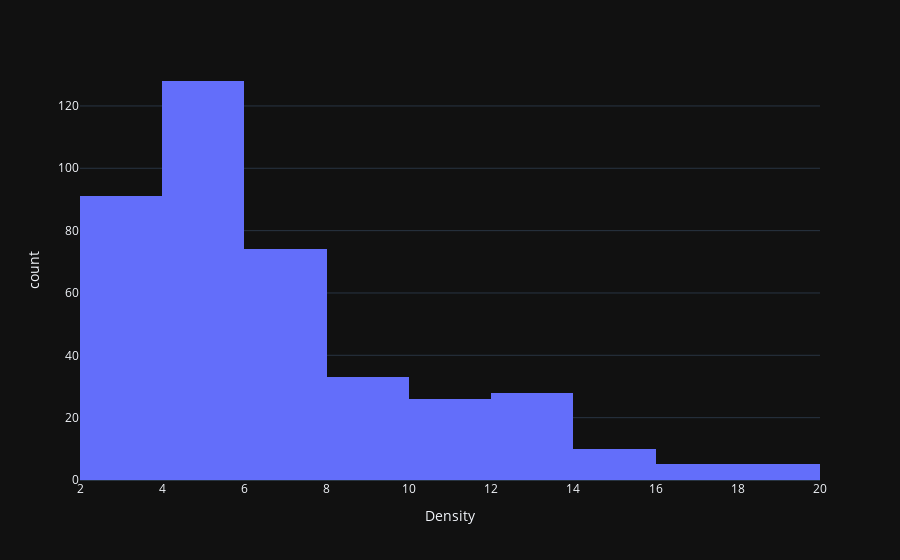

Notebook code cell kept with this figure:
### Code cell
px.histogram(df, x='Density', template='plotly_dark', nbins=10)

### Figure 1 — Plotly figure (JSON) as saved in the notebook; plotly's stock layout.template omitted (floating-point values rounded to 4 significant figures; data arrays with more than 128 entries replaced by an {"elided": "..."} marker saying what was removed)
{"data": [{"alignmentgroup": "True", "bingroup": "x", "hovertemplate": "Density=%{x}<br>count=%{y}<extra></extra>", "legendgroup": "", "marker": {"color": "#636efa", "pattern": {"shape": ""}}, "name": "", "nbinsx": 10, "offsetgroup": "", "orientation": "v", "showlegend": false, "type": "histogram", "x": {"elided": "400 float values"}, "xaxis": "x", "yaxis": "y"}], "layout": {"barmode": "relative", "legend": {"tracegroupgap": 0}, "margin": {"t": 60}, "xaxis": {"anchor": "y", "domain": [0, 1], "title": {"text": "Density"}}, "yaxis": {"anchor": "x", "domain": [0, 1], "title": {"text": "count"}}}}
